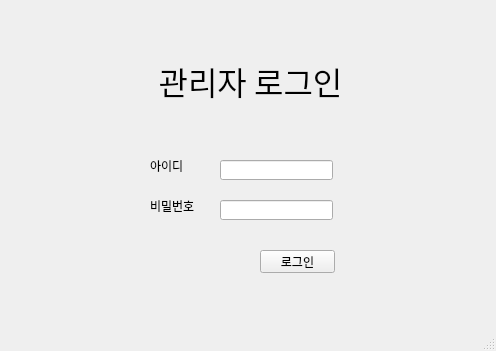
<?xml version="1.0" encoding="UTF-8"?>
<ui version="4.0">
 <class>MainWindow</class>
 <widget class="QMainWindow" name="MainWindow">
  <property name="geometry">
   <rect>
    <x>0</x>
    <y>0</y>
    <width>496</width>
    <height>351</height>
   </rect>
  </property>
  <property name="windowTitle">
   <string>장애인 불법주차 프로그램</string>
  </property>
  <widget class="QWidget" name="centralwidget">
   <widget class="QLabel" name="title">
    <property name="geometry">
     <rect>
      <x>140</x>
      <y>50</y>
      <width>221</width>
      <height>61</height>
     </rect>
    </property>
    <property name="font">
     <font>
      <family>Agency FB</family>
      <pointsize>24</pointsize>
     </font>
    </property>
    <property name="text">
     <string>관리자 로그인</string>
    </property>
    <property name="alignment">
     <set>Qt::AlignCenter</set>
    </property>
   </widget>
   <widget class="QLineEdit" name="lineEdit">
    <property name="geometry">
     <rect>
      <x>220</x>
      <y>160</y>
      <width>113</width>
      <height>20</height>
     </rect>
    </property>
   </widget>
   <widget class="QLabel" name="label_2">
    <property name="geometry">
     <rect>
      <x>150</x>
      <y>200</y>
      <width>56</width>
      <height>12</height>
     </rect>
    </property>
    <property name="text">
     <string>비밀번호</string>
    </property>
   </widget>
   <widget class="QLineEdit" name="lineEdit_2">
    <property name="geometry">
     <rect>
      <x>220</x>
      <y>200</y>
      <width>113</width>
      <height>20</height>
     </rect>
    </property>
    <property name="echoMode">
     <enum>QLineEdit::Password</enum>
    </property>
   </widget>
   <widget class="QLabel" name="label">
    <property name="geometry">
     <rect>
      <x>150</x>
      <y>160</y>
      <width>56</width>
      <height>12</height>
     </rect>
    </property>
    <property name="text">
     <string>아이디</string>
    </property>
   </widget>
   <widget class="QPushButton" name="pushButton">
    <property name="geometry">
     <rect>
      <x>260</x>
      <y>250</y>
      <width>75</width>
      <height>23</height>
     </rect>
    </property>
    <property name="text">
     <string>로그인</string>
    </property>
   </widget>
  </widget>
  <widget class="QMenuBar" name="menubar">
   <property name="geometry">
    <rect>
     <x>0</x>
     <y>0</y>
     <width>496</width>
     <height>21</height>
    </rect>
   </property>
  </widget>
  <widget class="QStatusBar" name="statusbar"/>
 </widget>
 <resources/>
 <connections/>
</ui>
